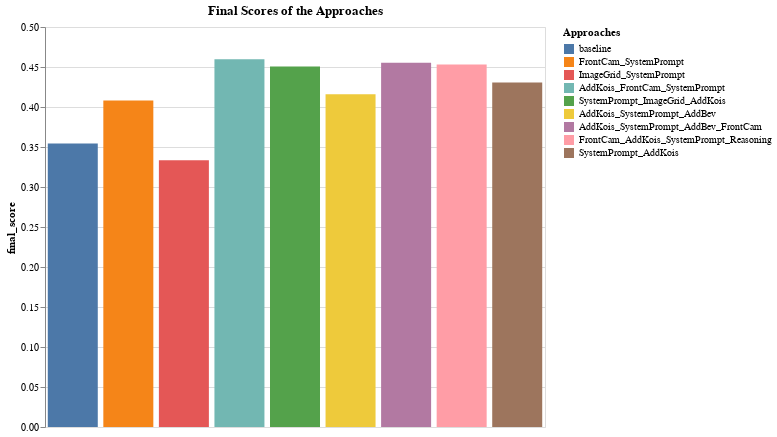

Here is the notebook cell this chart was saved with:
### Code cell
import altair as alt


df.plot.bar(
    x=alt.X("approach", sort=None, axis=None), y="final_score", color=alt.Color("approach", sort=None, legend=alt.Legend(title="Approaches", labelLimit=230))
).properties(
    title="Final Scores of the Approaches", width=500, height=400
)

### Figure 1 — Vega-Lite specification as saved in the notebook (floating-point values rounded to 4 significant figures)
{"config": {"view": {"continuousWidth": 300, "continuousHeight": 300}}, "data": {"name": "data-a2e03e41e2c2f34c91e473665e5a360d"}, "mark": {"type": "bar", "tooltip": true}, "encoding": {"color": {"field": "approach", "legend": {"labelLimit": 230, "title": "Approaches"}, "sort": null, "type": "nominal"}, "x": {"axis": null, "field": "approach", "sort": null, "type": "nominal"}, "y": {"field": "final_score", "type": "quantitative"}}, "height": 400, "params": [{"name": "param_10", "select": {"type": "interval", "encodings": ["x", "y"]}, "bind": "scales"}], "title": "Final Scores of the Approaches", "width": 500, "$schema": "https://vega.github.io/schema/vega-lite/v5.20.1.json", "datasets": {"data-a2e03e41e2c2f34c91e473665e5a360d": [{"approach": "baseline", "accuracy": 0.0, "chatgpt": 67.35, "language/Bleu_1": 0.2393, "language/Bleu_2": 0.1154, "language/Bleu_3": 0.05757, "language/Bleu_4": 0.02077, "language/ROUGE_L": 0.1908, "language/CIDEr": 0.006792, "match": 32.46, "final_score": 0.3543}, {"approach": "FrontCam_SystemPrompt", "accuracy": 0.288, "chatgpt": 60.93, "language/Bleu_1": 0.4809, "language/Bleu_2": 0.4076, "language/Bleu_3": 0.3337, "language/Bleu_4": 0.2708, "language/ROUGE_L": 0.5558, "language/CIDEr": 0.0348, "match": 22.28, "final_score": 0.4081}, {"approach": "ImageGrid_SystemPrompt", "accuracy": 0.0, "chatgpt": 54.05, "language/Bleu_1": 0.5731, "language/Bleu_2": 0.5052, "language/Bleu_3": 0.4352, "language/Bleu_4": 0.3703, "language/ROUGE_L": 0.6226, "language/CIDEr": 0.04935, "match": 22.08, "final_score": 0.3336}, {"approach": "AddKois_FrontCam_SystemPrompt", "accuracy": 0.3429, "chatgpt": 63.85, "language/Bleu_1": 0.4809, "language/Bleu_2": 0.4079, "language/Bleu_3": 0.3341, "language/Bleu_4": 0.2712, "language/ROUGE_L": 0.5556, "language/CIDEr": 0.03211, "match": 36.79, "final_score": 0.4597}, {"approach": "SystemPrompt_ImageGrid_AddKois", "accuracy": 0.335, "chatgpt": 61.27, "language/Bleu_1": 0.5614, "language/Bleu_2": 0.4865, "language/Bleu_3": 0.4097, "language/Bleu_4": 0.3435, "language/ROUGE_L": 0.6142, "language/CIDEr": 0.07218, "match": 33.49, "final_score": 0.4505}, {"approach": "AddKois_SystemPrompt_AddBev", "accuracy": 0.203, "chatgpt": 64.06, "language/Bleu_1": 0.4585, "language/Bleu_2": 0.3829, "language/Bleu_3": 0.31, "language/Bleu_4": 0.2516, "language/ROUGE_L": 0.5376, "language/CIDEr": 0.01026, "match": 29.83, "final_score": 0.4158}, {"approach": "AddKois_SystemPrompt_AddBev_FrontCam", "accuracy": 0.2857, "chatgpt": 67.37, "language/Bleu_1": 0.4705, "language/Bleu_2": 0.3987, "language/Bleu_3": 0.3257, "language/Bleu_4": 0.2647, "language/ROUGE_L": 0.5499, "language/CIDEr": 0.02875, "match": 33.8, "final_score": 0.4554}, {"approach": "FrontCam_AddKois_SystemPrompt_Reasoning", "accuracy": 0.3667, "chatgpt": 61.54, "language/Bleu_1": 0.5119, "language/Bleu_2": 0.439, "language/Bleu_3": 0.3641, "language/Bleu_4": 0.2997, "language/ROUGE_L": 0.5791, "language/CIDEr": 0.04393, "match": 33.84, "final_score": 0.453}, {"approach": "SystemPrompt_AddKois", "accuracy": 0.2716, "chatgpt": 62.2, "language/Bleu_1": 0.476, "language/Bleu_2": 0.4045, "language/Bleu_3": 0.3323, "language/Bleu_4": 0.267, "language/ROUGE_L": 0.5617, "language/CIDEr": 0.01483, "match": 32.68, "final_score": 0.4307}]}}
